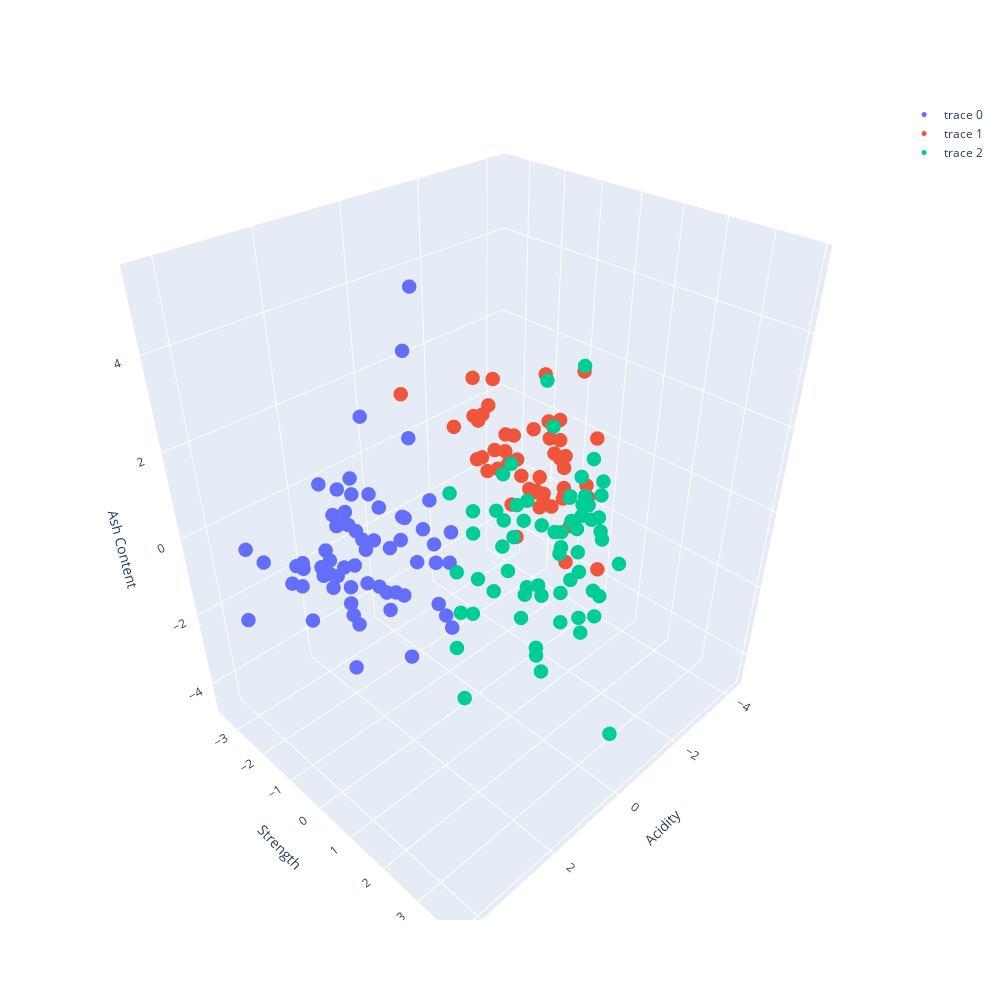

The notebook cell this image was saved under:
### Code cell
X = winePCA
#plt.plot(X[np.argwhere(k == 0), 0], X[np.argwhere(k == 0), 1], 'o', color = 'red')
plot = go.Figure(layout = go.Layout(width = 1000, height = 1000))
for ii in range(3):
    plot.add_trace(go.Scatter3d(x = X[np.argwhere(k == ii), 0].T[0], y = X[np.argwhere(k == ii), 1].T[0], z = X[np.argwhere(k == ii), 2].T[0], mode = 'markers',marker_size = 5))
#plot.add_trace(go.Scatter3d(x = X[np.argwhere(k == 1), 0], y = X[np.argwhere(k == 1), 1], z = X[np.argwhere(k == 1), 2], mode = 'markers',marker_size = 3))
#plot.add_trace(go.Scatter3d(x = X[np.argwhere(k == 2), 0], y = X[np.argwhere(k == 2), 1], z = X[np.argwhere(k == 2), 2], mode = 'markers',marker_size = 3))
plot.update_layout(scene = dict(
                    xaxis_title='Acidity',
                    yaxis_title='Strength',
                    zaxis_title='Ash Content'))
plot.show()
